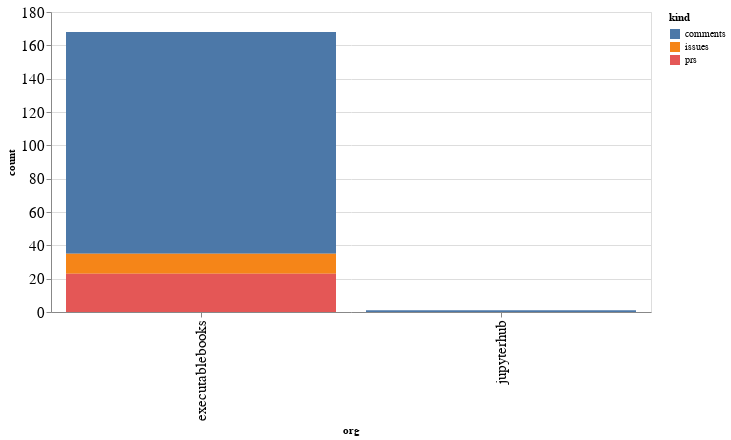

The cell this chart's notebook holds for it:
### Code cell
alt.Chart(org_summaries, width=600).mark_bar().encode(
    x='org',
    y='count',
    color='kind',
    tooltip="org"
)

### Figure 1 — Vega-Lite specification as saved in the notebook (floating-point values rounded to 4 significant figures)
{"config": {"axisLeft": {"labelFontSize": 15}, "axisBottom": {"labelFontSize": 15}}, "data": {"name": "data-300941113d0189ba1b9a9c683ca501bd"}, "mark": "bar", "encoding": {"color": {"type": "nominal", "field": "kind"}, "tooltip": {"type": "nominal", "field": "org"}, "x": {"type": "nominal", "field": "org"}, "y": {"type": "quantitative", "field": "count"}}, "width": 600, "$schema": "https://vega.github.io/schema/vega-lite/v4.8.1.json", "datasets": {"data-300941113d0189ba1b9a9c683ca501bd": [{"org": "executablebooks", "kind": "comments", "count": 133}, {"org": "executablebooks", "kind": "issues", "count": 12}, {"org": "executablebooks", "kind": "prs", "count": 23}, {"org": "jupyterhub", "kind": "comments", "count": 1}]}}
